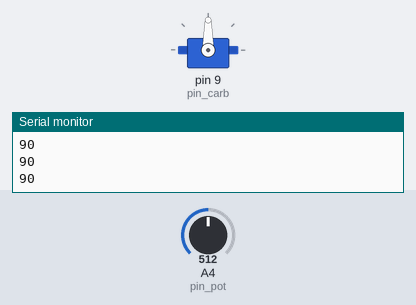
Simulated run of this sketch. Board: Arduino Uno, built with avr-gcc and run on an emulated ATmega328P. Shown: servo, the last lines printed to the serial monitor. Inputs (shaded band) come from the test bench; at power-on: A4 (pin_pot) = 512.

Above: at 1.2 s.
1.3 s: A4 (pin_pot) set to 716
At 1.8 s:
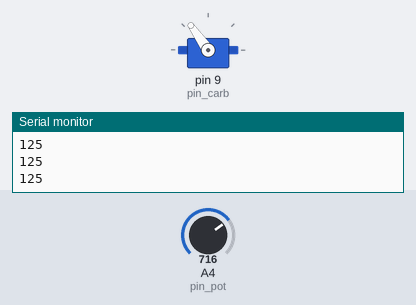
2.8 s: A4 (pin_pot) set to 900
At 4.0 s:
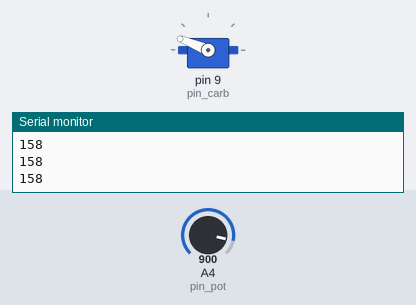
4.3 s: A4 (pin_pot) set to 1023
At 5.3 s:
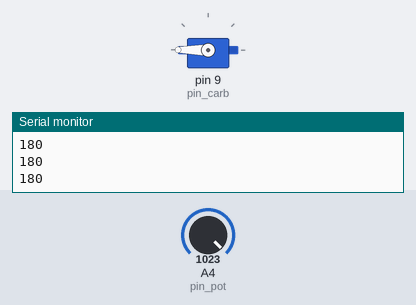
5.8 s: A4 (pin_pot) set to 306
At 6.4 s:
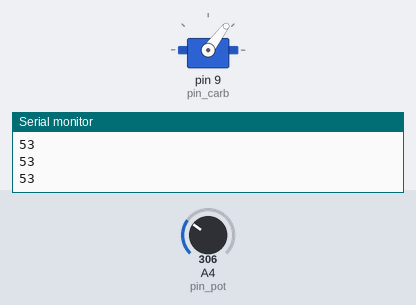
7.3 s: A4 (pin_pot) set to 122
At 7.7 s:
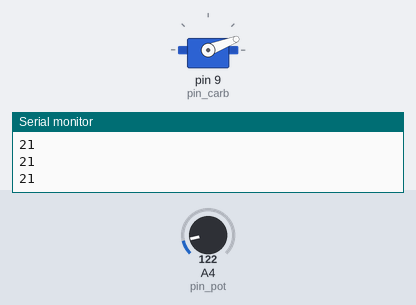
8.8 s: A4 (pin_pot) set to 0
At 10.0 s:
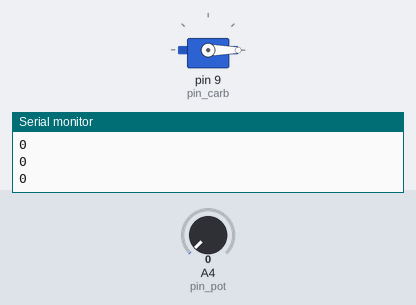
Timing chart, 0 to 11.3 s (numbered marks = the images above; inputs shaded):
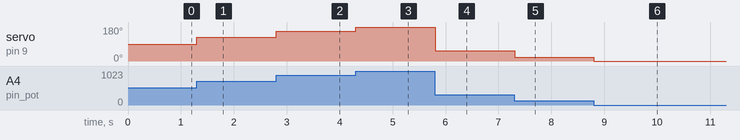

The sketch:

cart_type3.ino
```cpp
/*
  Author:       Adge Denkers (adge.denkers@gmail.com)
  File Name:    cart_throttle.ino
  File Version: 1.0
  Date Created: 2020-09-29
  Date Revised: 2021-05-04
  Description:  Control throttle using a servo motor attached to the carburator,
                by using an ultrasonic distance sensor under the throttle peddal
                to measure distance from peddal to floor.
*/

/*
  CONFIGURATION
  =============
  POWER SWITCH
  -- Turns on power to the Arduino, Servo and all other components

  -- On/Off Switch

  -- Wiring

  KILL SWITCH
  -- Executes emergency stop procedure (depending on other factors,
  --    it may or may not shut off the engine)

  -- Momentary Button

  -- Wiring

  POTENTIOMETER (pot) W/ Terminals Pointed Down
  -- Controls the speed of the cart

  -- Wiring
    Left Terminal   = -       => Ground
    Center Terminal = control => pot_pin pin        // set below
    Right Terminal  = +       => 5.5 v


  SERVO carb_servo
  -- Controls the throttle on the carburator of the cart engine

  -- Wiring
    Black           = -       => Ground
    Red             = +       => 5.5 v
    White           = control => pin_carb_servo pin // set below


*/

// Included Libraries
#include <Servo.h>

// Constants
int pin_carb       = 9; // pin connected to the carb_servo
int pin_pot        = 4; // analog pin used to connect to the potentiometer
int val;                // the variable to read the value from the analog pin

// Variables
int ps             = 1; // program status:  1 = Good
                        //                  2 = Shutdown
                        //                  3 = Emergency Shutdown

// Functions
int readDistance(int triggerPin, int echoPin) {

}

// Objects


/*
 *
int throttle(int ap, int dir)           // ap = adge power
{                                       // dir = direction -> 0 = stopped
                                        //                    1 = forward
                                        //                   -1 = reverse
  if(dir = 1){
    // move forward/up
    while(dir <> 0) {
      for(angle = lower; angle > higher; angle++) {
        // direction = forward/up = 1

      }
    }
  } else if(dir = -1) {
    // move reverse/down
    while(dir <> 0) {
      for(angle = higher; angle < lower; angle--) {
        // direction = reverse/down = -1
      }
    }
  } else {
    // error - don't move at all
    dir = 0;
  }
}
*/


// Objects
Servo carb_servo;

void setup() {
  // start the serial com port
  Serial.begin(9600);

  // attach the carb_servo to the pin_carb
  carb_servo.attach(pin_carb);
}

void loop() {

  while (ps = 1) {                       // while the program status is 1 (Good)
    // *****************************************************
    // move the servo as you move the knob for the pot
    // *****************************************************
    val = analogRead(pin_pot);           // reads the value of the potentiometer (value between 0 and 1023)
    val = map(val, 0, 1023, 0, 180);     // scale it to use it with the servo (value between 0 and 180)
    carb_servo.write(val);               // sets the servo position according to the scaled value
    Serial.println(val);
    // *****************************************************
    delay(5);                            // waits for the servo to get there

  }

  // exited the while loop, because ps was set to something other than 1
  // what happens after we get out of that loop?

}


/*
// Constants
int pin_throttle = 9;
int pin_ult_echo = 6;
int pin_ult_trig = 7;

int t_off = 11;   // distance (in cm) from floor, where throttle is off
int t_max = 2;    // distance (in cm) from floor, where throttle is at max
int s_off = 33;   // angle at which the servo turns off the carburator
int s_max = 93;   // angle at which the servo has the carburator at max throttle


// Variables
int dis = 0;      // current distance (in cm) from throttle peddal to floor
int angle = 0;    // angle of the servo motor (throttle)

// Objects
Servo throttle;

// Functions
// ==================================================================
// ----- readDistance(trigger, echo) -----
long readDistance(int triggerPin, int echoPin) {

  int t = 0;        // travel time from sensor to floor, in microseconds
  long d = 0.00000;   // distance from peddal to floor in cm

  // Clear the trigger
  pinMode(triggerPin, OUTPUT);

  // Set the trigger pin to LOW state
  digitalWrite(triggerPin, LOW);

  // Wiat 2 microseconds
  delayMicroseconds(2);

  // Sets the trigger pin to HIGH state for 10 microseconds
  digitalWrite(triggerPin, HIGH);
  delayMicroseconds(10);

  // Sets the trigger pin back to LOW state
  digitalWrite(triggerPin, LOW);

  // Read the Echo Pin
  pinMode(echoPin, INPUT);

  // Set d to the sound wave travel time in microseconds
  t = pulseIn(echoPin, HIGH);

  // Convert time in microseconds to the distance to floor in cm
  d = t * 0.01723;

  // Return the distance
  return d;
}


// Setup Function
void setup() {

  // Start Serial Monitor
  Serial.begin(9600);

  // Attach the Throttle Servo to the throttle pin
  throttle.attach(pin_throttle);
  throttle.write(s_off);
}

// Main Loop
void loop() {

  dis = readDistance(pin_ult_trig, pin_ult_echo);

  angle = map(dis, t_off, t_max, s_off, s_max);
  //analogWrite(pin_throttle, angle);
  throttle.write(angle);
  Serial.println(angle);
  delay(100);
}
*/
```

Measured:
- after the input at 1.3 s, servo on pin 9 (pin_carb): 90° → 125° at once
- after the input at 2.8 s, servo on pin 9 (pin_carb): 125° → 158° at once
- after the input at 4.3 s, servo on pin 9 (pin_carb): 158° → 180° at once
- after the input at 5.8 s, servo on pin 9 (pin_carb): 180° → 53° at once
- after the input at 7.3 s, servo on pin 9 (pin_carb): 53° → 21° at once
- after the input at 8.8 s, servo on pin 9 (pin_carb): 21° → 0° at once
